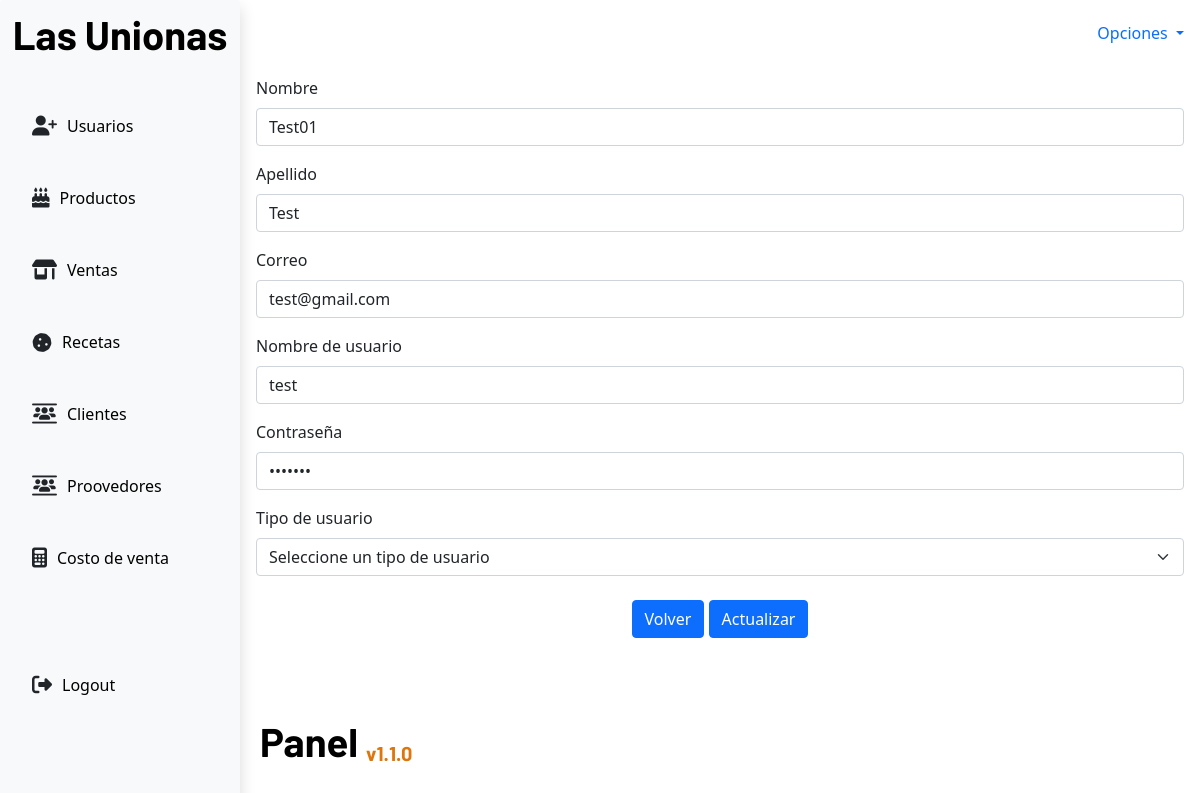
Screenshot of /users/update/1 with the database file from the repository.
### app/models.py (models this page shows, shortened)
class UserCollaborator(models.Model):
    name = models.CharField(max_length=50,null=False)
    lastname = models.CharField(max_length=50,null=False)
    email = models.EmailField(max_length=100,null=False)
    username = models.CharField(max_length=50,null=False)
    password = models.BinaryField(max_length=150,null=False)
    role = models.CharField(
        max_length=20,
        choices=Roles.choices,
        default=Roles.NORMAL_USER
    )

### app/views.py (the view, shortened to what this page needs)
# urls.py: path('users/update/<int:id>',views.updateUser,name='updateUser'),
def updateUser(request,id):
    user = UserCollaborator.objects.get(id=id)
    admin = Roles.ADMIN
    normalUser = Roles.NORMAL_USER
    return render(request,'users/updateUser.html',{'user':user,'admin':admin,'normalUser':normalUser})

### app/templates/users/updateUser.html (shortened to what this page needs)
{% extends 'base.html' %}
{% block content %}
<div>
    <form method="POST">
        <div class="mb-3">
          <label for="inputName" class="form-label">Nombre</label>
          <input type="text" class="form-control" id="inputName" name="name" value="{{user.name}}">
        </div>
        <div class="mb-3">
          <label for="inputLastName" class="form-label">Apellido</label>
          <input type="text" class="form-control" id="inputLastName" name="lastname" value="{{user.lastname}}">
        </div>
        <div class="mb-3">
          <label for="inputEmail" class="form-label">Correo</label>
          <input type="email" class="form-control" id="inputEmail" name="email" value="{{user.email}}">
        </div>
        <div class="mb-3">
          <label for="inputUsername" class="form-label">Nombre de usuario</label>
          <input type="text" class="form-control" id="inputUsername" name="username" value="{{user.username}}">
        </div>
        <div class="mb-3">
          <label for="inputPassword" class="form-label">Contraseña</label>
          <input type="password" class="form-control" id="exampleInputPassword" name="password" value="{{user.password}}">
        </div>
        <div>
          <label for="inputUserType" class="form-label">Tipo de usuario</label name="role">
          <select class="form-select" aria-label="Default select example" name="role">
            <option selected>Seleccione un tipo de usuario</option>
          </select>
        </div>
        <div class="text-center pt-4">
          <a class="btn btn-primary" href="{% url 'usersTable'%}">Volver</a>
          <button type="submit" class="btn btn-primary text-center">Actualizar</button>
        </div>
      </form>
</div>
{% endblock content %}

### app/static/css/panel.css (style rules this page uses)
:root { --titles: "Barlow", sans-serif; --primary: #1ea4a2; --primary: #1ea4a2; --light: #eef0f4; --grey: #fafafa; --black: #06070a; --blackclaire: #1d2125; --oceanBlue: #172d4f; }
* { box-sizing: border-box; margin: 0; padding: 0; }
html, body { min-height: 100%; height: 100%; }

### rows the page displays
UserCollaborator: name "Test01", lastname "Test", email "test@gmail.com", username "test"
